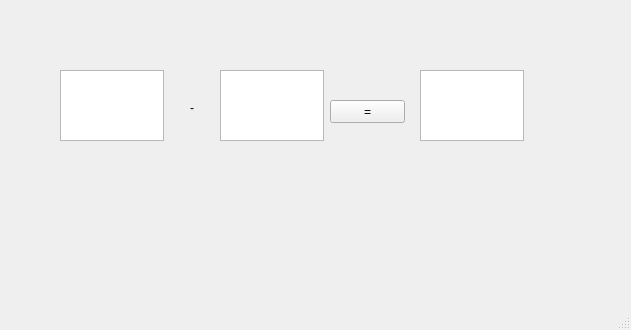
<?xml version="1.0" encoding="UTF-8"?>
<ui version="4.0">
 <class>MainWindow</class>
 <widget class="QMainWindow" name="MainWindow">
  <property name="geometry">
   <rect>
    <x>0</x>
    <y>0</y>
    <width>631</width>
    <height>330</height>
   </rect>
  </property>
  <property name="windowTitle">
   <string>MainWindow</string>
  </property>
  <widget class="QWidget" name="centralwidget">
   <widget class="QTextEdit" name="te1">
    <property name="geometry">
     <rect>
      <x>60</x>
      <y>70</y>
      <width>104</width>
      <height>71</height>
     </rect>
    </property>
   </widget>
   <widget class="QTextEdit" name="te2">
    <property name="geometry">
     <rect>
      <x>220</x>
      <y>70</y>
      <width>104</width>
      <height>71</height>
     </rect>
    </property>
   </widget>
   <widget class="QTextEdit" name="te3">
    <property name="geometry">
     <rect>
      <x>420</x>
      <y>70</y>
      <width>104</width>
      <height>71</height>
     </rect>
    </property>
   </widget>
   <widget class="QLabel" name="lbl">
    <property name="geometry">
     <rect>
      <x>190</x>
      <y>100</y>
      <width>21</width>
      <height>16</height>
     </rect>
    </property>
    <property name="text">
     <string>-</string>
    </property>
   </widget>
   <widget class="QPushButton" name="pb">
    <property name="geometry">
     <rect>
      <x>330</x>
      <y>100</y>
      <width>75</width>
      <height>23</height>
     </rect>
    </property>
    <property name="text">
     <string>=</string>
    </property>
   </widget>
  </widget>
  <widget class="QMenuBar" name="menubar">
   <property name="geometry">
    <rect>
     <x>0</x>
     <y>0</y>
     <width>631</width>
     <height>21</height>
    </rect>
   </property>
  </widget>
  <widget class="QStatusBar" name="statusbar"/>
 </widget>
 <resources/>
 <connections/>
</ui>
